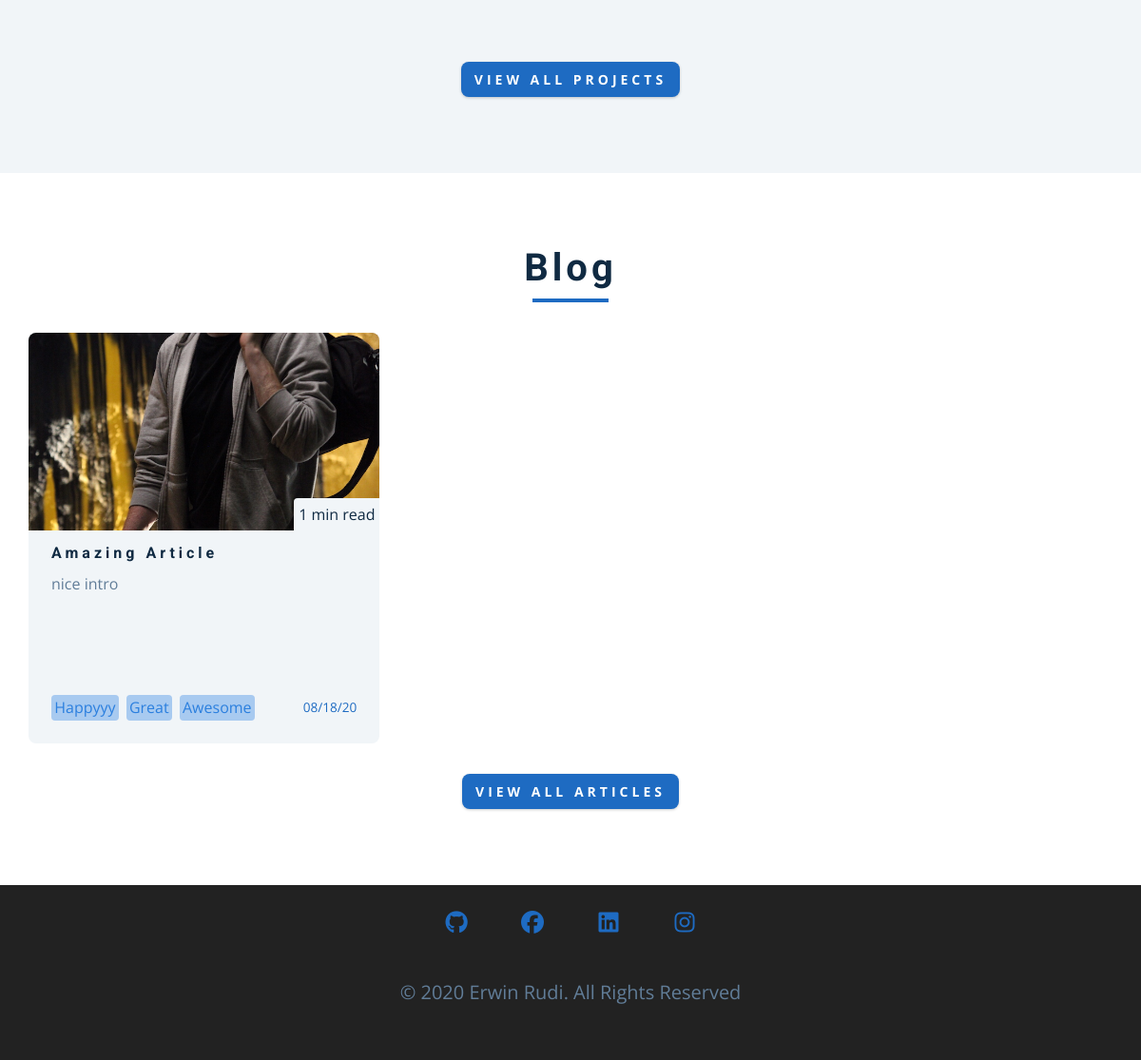
/home/ (lower part), run on an earlier commit of the app's database.
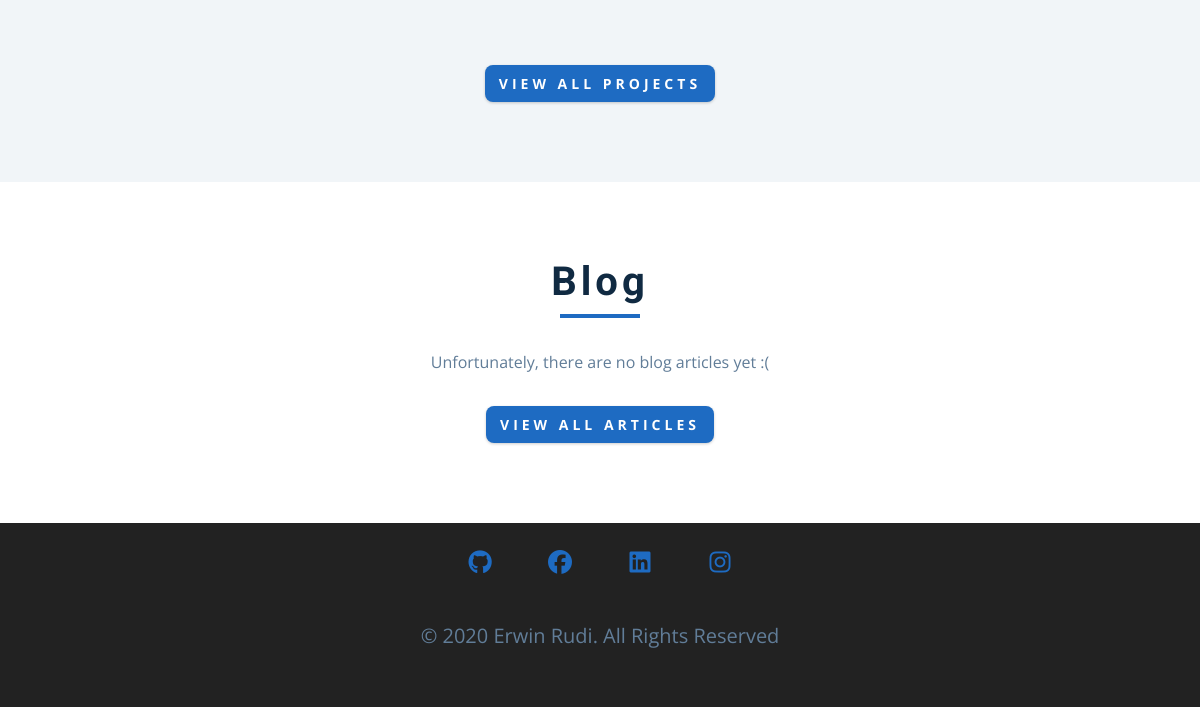
And on a later commit of the database.
### portfolio_app/models.py (models this page shows, shortened)
class Post(db.Model):
    id = db.Column(db.Integer, primary_key=True)
    title = db.Column(db.String(100), nullable=False)
    date_posted = db.Column(
        db.DateTime, nullable=False, default=datetime.utcnow
    )
    intro = db.Column(db.String(200), nullable=False)
    image_file = db.Column(
        db.String(20), nullable=False, default="default.jpg"
    )
    body = db.Column(db.Text, nullable=False)
    tags = db.Column(db.String(75), nullable=False)
    user_id = db.Column(
        db.Integer, db.ForeignKey("user.id"), nullable=False
    )

### portfolio_app/main/routes.py (the view)
@main.route("/")
@main.route("/home/")
def home_view():
    posts = Post.query.all()
    tags = []
    body = []
    posts = posts[:5]
    for post in posts:
        tags.append(eval(post.tags))
        body.append(eval(post.body))
    return render_template(
        "/main/index.html", posts=posts, tags=tags, body=body
    )

### portfolio_app/templates/main/index.html (shortened to what this page needs)
{% extends "base.html" %}
{% block content %}
<section class="section projects">
  <div class="section-center projects-center">
  </div>
  <div class="center margin-top-btn">
    <a href="/projects" class="btn">View all projects</a>
  </div>
</section>
<div class="section blog">
  <div class="section-title">
    <h2>blog</h2>
    <div class="underline"></div>
  </div>
  {% if posts | length == 0%}
    <p class="no-articles">Unfortunately, there are no blog articles yet :&#40;</p>
  {% else %}
    <div class="section-center blog-center">
      {% for post in posts %}
        {% set date_posted = post.date_posted.strftime("%m/%d/%Y") -%}
        <div class="card">
          <div class="card-side card-front">
            <a class="blog-card-link" href="{{ url_for('blog.single_article_view', id=post.id, title=post.title| lower | replace(" ", "-")) }}">
              {% set n_words = post.intro.count(" ") + post.body.count(" ") + 4 %}
              <div class="blog-card-img">
                <img src="{{ url_for( 'static', filename='images/blog_uploads/' + post.image_file) }}" alt="">
                <div class="reading-time"> {{ (n_words / 255) | round(method="ceil") | int }} min read</div>
              </div>
              <div class="card-info">
                <h4>{{ post.title }}</h4>
                <p>{{ post.intro }}</p>
                <div class="card-footer">
                  <div class="tags">
                    {% for tag in tags[loop.index0] %}
                      <span class="tag">{{ tag }}</span>
                    {% endfor %}
                  </div>
                  <p>{{ date_posted[:7] + date_posted[9:] }}</p>
                </div>
              </div>
            </a>
          </div>
          <div class="card-side card-back">
              <div class="article-beginning">
                {%- for p in body[loop.index0] -%}
                  <p>{{ p }}</p>
                {%- endfor -%}
                <a href="{{ url_for('blog.single_article_view', id=post.id, title=post.title| lower | replace(" ", "-")) }}" class="btn read-more">read more</a>
              </div>
              <div class="tags">
                {% for tag in tags[loop.index0] %}
                  <a class="tag-link" href="{{ url_for('blog.bloglist_view', search=tag.lower())}}">
                  </a>
                {% endfor %}
              </div>
          </div>
        </div>
      {% endfor %}
    </div>
  {% endif %}
  <div class="center margin-top-btn">
    <a href="/blog" class="btn">view all articles</a>
  </div>
</div>
{% endblock%}

### portfolio_app/templates/base.html (shortened to what this page needs)
<!DOCTYPE html>
<html lang="en">
<head>
  <link rel="stylesheet" href="{{ url_for('static', filename='css/styles.css')}}">
</head>
<body>
  {% block content %}
  {% endblock %}
  <footer class="footer">
    <ul class="social-icons">
      <li>
        <a href="https://github.com/solinuck/" target="_blank" class="social-icon"><i class="fab fa-github"></i></a>
      </li>
      <li>
        <a href="https://www.facebook.com/erwin.rudi.3" target="_blank" class="social-icon"><i class="fab fa-facebook"></i></a>
      </li>
      <li>
        <a href="https://www.linkedin.com/in/erwin-rudi-0a694b197/" target="_blank" class="social-icon"><i class="fab fa-linkedin"></i></a>
      </li>
      <li>
        <a href="#" target="_blank" class="social-icon" class="social-icon"><i class="fab fa-instagram"></i></a>
      </li>
    </ul>
    <p>&copy; <span id="date"></span> erwin rudi. all rights reserved</p>
  </footer>
</body>
</html>

### portfolio_app/static/css/styles.css (style rules this page uses)
:root { --clr-primary-10: hsla(212, 71%, 80%, 1); --clr-primary-9: hsla(212, 75%, 72%, 1); --clr-primary-8: hsla(212, 72%, 68%, 1); --clr-primary-7: hsla(212, 73%, 60%, 1); --clr-primary-6: hsla(212, 73%, 52%, 1); --clr-primary-5: hsla(212, 73%, 44%, 1); --clr-primary-4: hsla(212, 85%, 76%, 1); --clr-primary-3: hsla(212, 85%, 49%, 1); --clr-primary-2: hsla(212, 84%, 42%, 1); --clr-primary-1: hsla(212, 85%, 21%, 1); --clr-grey-1: hsl(209, 61%, 16%); --clr-grey-2: hsl(211, 39%, 23%); --clr-grey-3: hsl(209, 34%, 30%); --clr-grey-4: hsl(209, 28%, 39%); --clr-grey-5: hsl(210, 22%, 49%); --clr-grey-6: hsl(209, 23%, 60%); --clr-grey-7: hsl(211, 27%, 70%); --clr-grey-8: hsl(210, 31%, 80%); --clr-grey-9: hsl(212, 33%, 89%); --clr-grey-10: hsl(210, 36%, 96%); --clr-red: #ff0000; --clr-white: #fff; --ff-primary: "Roboto", sans-serif; --ff-secondary: "Open Sans", sans-serif; --transition: all 0.3s linear; --spacing: 0.25rem; --radius: 0.5rem; --light-shadow: 0 5px 15px rgba(0, 0, 0, 0.1); --dark-shadow: 0 5px 15px rgba(0, 0, 0, 0.2); --max-width: 1170px; }
body { font-family: var(--ff-secondary); background: var(--clr-white); color: var(--clr-grey-1); line-height: 1.5; font-size: 0.875rem; max-width: 100%; overflow-x: hidden; padding-top: 5rem; }
a { text-decoration: none; }
ul:not(.list-dots) { list-style-type: none; }
h1, h2, h3, h4 { letter-spacing: var(--spacing); text-transform: capitalize; line-height: 1.25; margin-bottom: 0.75rem; font-family: var(--ff-primary); }
h2 { font-size: 2rem; }
p { margin-bottom: 1.25rem; color: var(--clr-grey-5); }
@media screen and (min-width: 800px) { h2 { font-size: 2.5rem; } }
@media screen and (min-width: 800px) { body { font-size: 1rem; } }
@media screen and (min-width: 800px) { h1, h2, h3, h4 { line-height: 1; } }
.btn { text-transform: uppercase; background: var(--clr-primary-5); color: var(--clr-white); padding: 0.375rem 0.75rem; letter-spacing: var(--spacing); display: inline-block; font-weight: 700; transition: var(--transition); font-size: 0.875rem; border: 2px solid transparent; cursor: pointer; box-shadow: 0 1px 3px rgba(0, 0, 0, 0.2); border-radius: var(--radius); }
.section { padding: 5rem 0; }
.section-center { width: 90vw; margin: 0 auto; max-width: 1170px; }
.center { text-align: center; }
@media screen and (min-width: 992px) { .section-center { width: 95vw; } }
.underline { width: 5rem; height: 0.25rem; margin: 0 auto 1.25rem auto; background: var(--clr-primary-5); }
.section-title { margin-bottom: 2rem; text-align: center; }
.social-icons { display: grid; margin-top: 1rem; width: 20rem; grid-template-columns: repeat(4, 1fr); justify-items: center; }
.social-icon { font-size: 1.5rem; color: var(--clr-grey-1); transition: var(--transition); }
.projects { background: var(--clr-grey-10); }
@media screen and (min-width: 676px) { .projects-center { display: grid; grid-template-columns: 1fr 1fr; -moz-column-gap: 2rem; column-gap: 2rem; } }
@media screen and (min-width: 992px) { .projects-center { grid-template-columns: repeat(3, 1fr); } }
@media screen and (min-width: 1170px) { .projects-center { grid-template-rows: 200px 200px; gap: 1rem; grid-template-areas: "a b b" "a c d"; } }
.footer { height: 11.5rem; padding-bottom: 2rem; background: #222; display: grid; place-items: center; }
.footer .social-icons { margin-bottom: 2rem; }
.footer .social-icon { color: var(--clr-primary-5) }
.footer p { font-size: 1.25rem; text-transform: capitalize; }
.blog { background: var(--clr-white); }
.no-articles { text-align: center; }
.margin-top-btn { margin-top: 2rem; }

What changed in the data, as far as the page shows it:
removed Post: image_file (picture), value "1", title "Amazing Article", intro "nice intro", index0 "Happyyy" "Great" "Awesome", date_posted "08/18/20"
Also different on the page:
text now shown: "Unfortunately, there are no blog articles yet :("
